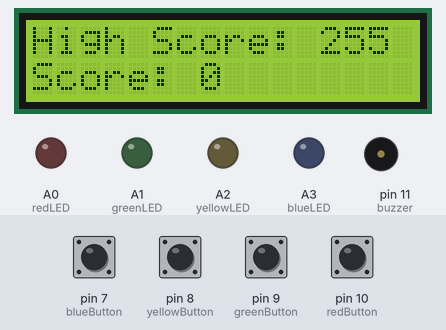
This sketch was run on a simulated Arduino Uno, built with avr-gcc and run on an emulated ATmega328P. Shown: 16×2 character LCD, output pins drawn as LEDs (lit = HIGH), buzzer (waves = sounding). The inputs (shaded band) are chosen by the test bench; at power-on: pin 8 (yellowButton) HIGH, pin 7 (blueButton), pin 9 (greenButton), pin 10 (redButton) LOW. Random numbers use the default seed unless the sketch sets one.

Above: at 1.2 s.
1.3 s: pin 10 (redButton) pulled HIGH for 3 s
At 1.8 s:
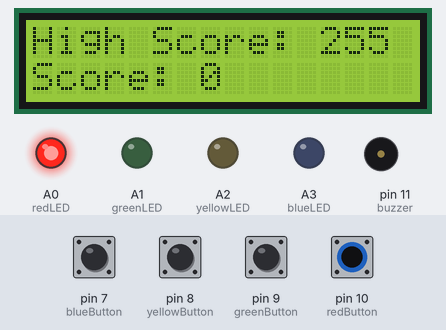
5.8 s: pin 7 (blueButton) pulled HIGH for 3 s
At 6.6 s:
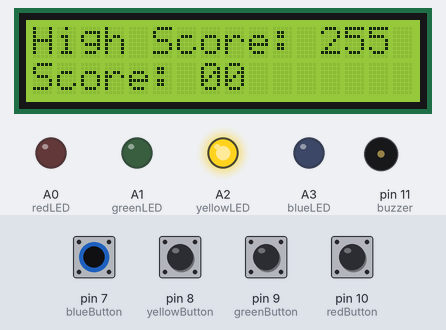
14.2 s: pin 8 (yellowButton) pulled LOW for 3 s
18.7 s: pin 9 (greenButton) pulled HIGH for 3 s
At 21.9 s:
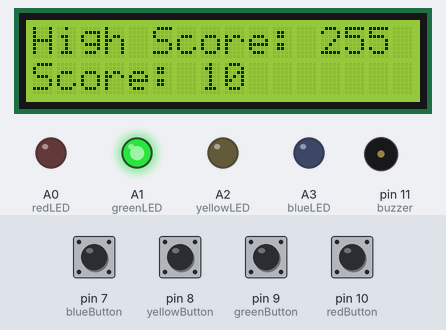
Timing chart, 0 to 24.2 s (numbered marks = the images above; inputs shaded):
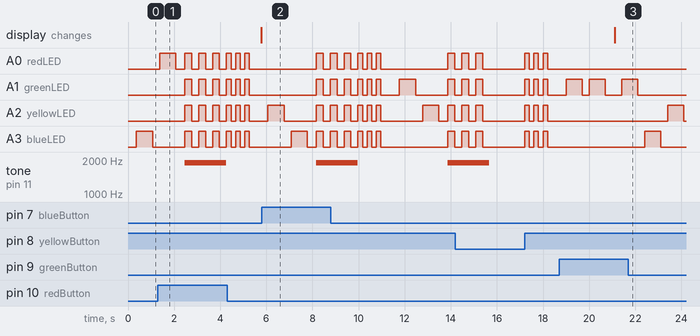

Measured:
- after the input at 18.7 s, the display: changes after 2.4 s (image 3)

The sketch:

simon.ino
```cpp
#include <LiquidCrystal.h>
#include <EEPROM.h>
#define buzzer 11

LiquidCrystal lcd(1, 2, 3, 4, 5, 6);
int blueLED = A3;
int redLED = A0;
int greenLED = A1;
int yellowLED = A2;
int leds;

int blueButton = 7;
int redButton = 10;
int greenButton = 9;
int yellowButton = 8;
int buttonState =12;

bool continueGame = true;
String simonInput;
int highScore = 0;
int address = 0;
int score = 0;

void setup()
{
  pinMode(blueLED, OUTPUT);
  pinMode(redLED, OUTPUT);
  pinMode(greenLED, OUTPUT);
  pinMode(yellowLED, OUTPUT);
  pinMode(blueButton,INPUT);
  pinMode(redButton,INPUT);
  pinMode(greenButton,INPUT);
  pinMode(yellowButton,INPUT);
  pinMode(buzzer, OUTPUT);

  highScore = EEPROM.read(address);
  lcd.begin(16,2);
  lcd.print("High Score: " + String(highScore));
  lcd.setCursor(0,1);
  lcd.print("Score: " + String(score));

  randomSeed(analogRead(0));
}

void loop()
{

  while(continueGame == true)
  {
    lcd.setCursor(0,1);
    lcd.print("Score: " + String(score));
    continueGame = newRound();
  }
  if(score > highScore)
  {
    highScore = score;
    EEPROM.update(address, highScore);
    score = 00;
    lcd.setCursor(0,0);
    lcd.print("High Score: " + String(highScore));
  }
  score = 0;
  while(continueGame == false)
  {
    leds = 0;
    simonInput = "";
    continueGame = beginNewGame();
    lcd.setCursor(0,1);
    lcd.print("Score: 00");
  }
}

bool newRound()
{
  delay(300);
  String userInput;
  bool buttonPressed = false;
  int newLED = random(4);
  simonInput = simonInput + newLED;
  leds++;

  for(int i = 0; i < leds; i++)
  {
    displayPattern(simonInput.charAt(i));
    delay(300);
  }
  for(int i = 0; i < leds; i++)
  {
    while(buttonPressed == false)
    {
      if(buttonPressed = digitalRead(blueButton) == true)
      {

        digitalWrite(blueLED, HIGH);
        delay(700);
        digitalWrite(blueLED, LOW);
        buttonPressed = true;
        userInput = userInput + 0;
        delay(400);
      }
      else if(buttonPressed = digitalRead(redButton) == true)
      {

        digitalWrite(redLED, HIGH);
        delay(700);
        digitalWrite(redLED, LOW);
        buttonPressed = true;
        userInput = userInput + 1;
        delay(400);
      }
      else if(buttonPressed = digitalRead(greenButton) == true)
      {

        digitalWrite(greenLED, HIGH);
        delay(700);
        digitalWrite(greenLED, LOW);
        buttonPressed = true;
        userInput = userInput + 2;
        delay(400);
      }
      else if(buttonPressed = digitalRead(yellowButton) == true)
      {

        digitalWrite(yellowLED, HIGH);
        delay(700);
        digitalWrite(yellowLED, LOW);
        buttonPressed = true;
        userInput = userInput + 3;
        delay(400);
      }
    }
    if(userInput.charAt(i) != simonInput.charAt(i))
      {
        gameOver();
        return false;
      }
    buttonPressed = false;
  }

    score++;
    lcd.setCursor(0,1);
    lcd.print("Score: " + String(score));
    return true;

}


void displayPattern(char led)
{
  if(led == '0')
  {
    digitalWrite(blueLED, HIGH);
    delay(700);
    digitalWrite(blueLED, LOW);
  }
  else if(led == '1')
  {
    digitalWrite(redLED, HIGH);
    delay(700);
    digitalWrite(redLED, LOW);
  }
  else if(led == '2')
  {
    digitalWrite(greenLED, HIGH);
    delay(700);
    digitalWrite(greenLED, LOW);
  }
  else if(led == '3')
  {
    digitalWrite(yellowLED, HIGH);
    delay(700);
    digitalWrite(yellowLED, LOW);
  }
}

bool beginNewGame()
{
  bool buttonPressed = false;
  while(buttonPressed == false)
    {
      if(buttonState = digitalRead(blueButton) == true)
      {
        buttonPressed = true;
      }
      else if(buttonState = digitalRead(redButton) == true)
      {
        buttonPressed = true;
      }
      else if(buttonState = digitalRead(greenButton) == true)
      {
        buttonPressed = true;
      }
      else if(buttonState = digitalRead(yellowButton) == true)
      {
        buttonPressed = true;
      }
    }
  int count = 0;

  while(count < 3)
  {
    digitalWrite(blueLED,HIGH);
    digitalWrite(redLED,HIGH);
    digitalWrite(greenLED,HIGH);
    digitalWrite(yellowLED,HIGH);
    delay(200);
    digitalWrite(blueLED,LOW);
    digitalWrite(redLED,LOW);
    digitalWrite(greenLED,LOW);
    digitalWrite(yellowLED,LOW);
    delay(200);
    count++;
  }
  delay(300);
  return buttonPressed;
}

//flashes all four leds to indicate the wrong color was the selected
// and that the game is now over
void gameOver()
{
  int count = 0;
  while(count < 3)
  {
    digitalWrite(blueLED,HIGH);
    digitalWrite(redLED,HIGH);
    digitalWrite(greenLED,HIGH);
    digitalWrite(yellowLED,HIGH);
    tone(buzzer, 1900);
    delay(300);
    digitalWrite(blueLED,LOW);
    digitalWrite(redLED,LOW);
    digitalWrite(greenLED,LOW);
    digitalWrite(yellowLED,LOW);
    tone(buzzer, 1900);
    delay(300);
    noTone(buzzer);
    count++;
  }

}
```
